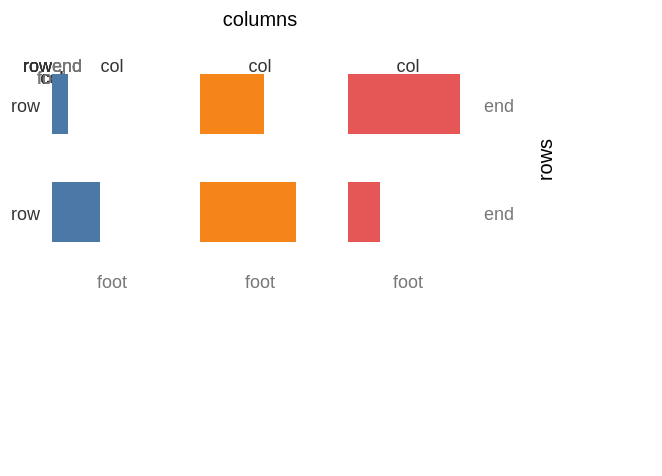

Vega-Lite specification stored for this chart:
### Vega specification from a JSON file in a GitHub repository (floating-point values rounded to 4 significant figures)
{"$schema": "https://vega.github.io/schema/vega/v6.json", "description": "A trellis with headers, footers and titles. headerBand and footerBand place a label along the cell it names rather than at the cell's origin; titleBand does the same along the whole grid; titleAnchor 'end' puts a title past the footers; and offset pushes each kind further out.", "width": 300, "height": 200, "padding": 5, "background": "white", "data": [{"name": "t", "values": [{"r": "p", "c": "a", "v": 1}, {"r": "p", "c": "b", "v": 4}, {"r": "p", "c": "c", "v": 7}, {"r": "q", "c": "a", "v": 3}, {"r": "q", "c": "b", "v": 6}, {"r": "q", "c": "c", "v": 2}]}], "layout": {"columns": 3, "padding": {"row": 14, "column": 14}, "bounds": "full", "headerBand": 0.5, "footerBand": 0.5, "titleBand": {"row": 0.5, "column": 0.5}, "titleAnchor": {"row": "end", "column": "start"}, "offset": {"rowHeader": 6, "columnHeader": 6, "rowFooter": 8, "columnFooter": 8, "rowTitle": 14, "columnTitle": 14}}, "scales": [{"name": "colour", "type": "ordinal", "domain": {"data": "t", "field": "c"}, "range": "category"}], "marks": [{"type": "group", "role": "column-header", "from": {"data": "t"}, "encode": {"update": {"width": {"value": 60}, "height": {"value": 12}}}, "marks": [{"type": "text", "encode": {"enter": {"x": {"value": 0}, "y": {"value": 9}, "text": {"value": "col"}, "fontSize": {"value": 9}, "align": {"value": "center"}, "fill": {"value": "#333333"}}}}]}, {"type": "group", "role": "row-header", "from": {"data": "t"}, "encode": {"update": {"width": {"value": 20}, "height": {"value": 40}}}, "marks": [{"type": "text", "encode": {"enter": {"x": {"value": 0}, "y": {"value": 0}, "text": {"value": "row"}, "fontSize": {"value": 9}, "align": {"value": "right"}, "baseline": {"value": "middle"}, "fill": {"value": "#333333"}}}}]}, {"type": "group", "role": "row-footer", "from": {"data": "t"}, "encode": {"update": {"width": {"value": 20}, "height": {"value": 40}}}, "marks": [{"type": "text", "encode": {"enter": {"x": {"value": 0}, "y": {"value": 0}, "text": {"value": "end"}, "fontSize": {"value": 9}, "baseline": {"value": "middle"}, "fill": {"value": "#777777"}}}}]}, {"type": "group", "role": "column-footer", "from": {"data": "t"}, "encode": {"update": {"width": {"value": 60}, "height": {"value": 12}}}, "marks": [{"type": "text", "encode": {"enter": {"x": {"value": 0}, "y": {"value": 9}, "text": {"value": "foot"}, "fontSize": {"value": 9}, "align": {"value": "center"}, "fill": {"value": "#777777"}}}}]}, {"type": "group", "role": "row-title", "marks": [{"type": "text", "encode": {"enter": {"x": {"value": 0}, "y": {"value": 0}, "text": {"value": "rows"}, "fontSize": {"value": 10}, "angle": {"value": -90}, "align": {"value": "center"}, "fill": {"value": "#000000"}}}}]}, {"type": "group", "role": "column-title", "marks": [{"type": "text", "encode": {"enter": {"x": {"value": 0}, "y": {"value": 0}, "text": {"value": "columns"}, "fontSize": {"value": 10}, "align": {"value": "center"}, "fill": {"value": "#000000"}}}}]}, {"type": "group", "from": {"facet": {"data": "t", "name": "cell", "groupby": ["r", "c"]}}, "encode": {"update": {"width": {"value": 60}, "height": {"value": 40}}}, "marks": [{"type": "rect", "from": {"data": "cell"}, "encode": {"enter": {"x": {"value": 0}, "width": {"signal": "8 * datum.v"}, "y": {"value": 4}, "height": {"value": 30}, "fill": {"scale": "colour", "field": "c"}}}}]}]}
